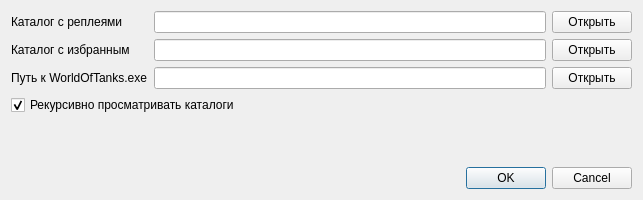
<?xml version="1.0" encoding="UTF-8"?>
<ui version="4.0">
 <class>SettingWidget</class>
 <widget class="QDialog" name="SettingWidget">
  <property name="geometry">
   <rect>
    <x>0</x>
    <y>0</y>
    <width>643</width>
    <height>200</height>
   </rect>
  </property>
  <property name="minimumSize">
   <size>
    <width>600</width>
    <height>200</height>
   </size>
  </property>
  <property name="maximumSize">
   <size>
    <width>800</width>
    <height>200</height>
   </size>
  </property>
  <property name="windowTitle">
   <string>Настройки</string>
  </property>
  <layout class="QVBoxLayout" name="verticalLayout_4">
   <item>
    <layout class="QHBoxLayout" name="horizontalLayout_3">
     <item>
      <layout class="QHBoxLayout" name="horizontalLayout">
       <item>
        <layout class="QVBoxLayout" name="verticalLayout">
         <item>
          <widget class="QLabel" name="IPathToReplays">
           <property name="text">
            <string>Каталог с реплеями</string>
           </property>
          </widget>
         </item>
         <item>
          <widget class="QLabel" name="iPathToFavorite">
           <property name="text">
            <string>Каталог с избранным</string>
           </property>
          </widget>
         </item>
         <item>
          <widget class="QLabel" name="iPathToWot">
           <property name="enabled">
            <bool>true</bool>
           </property>
           <property name="text">
            <string>Путь к WorldOfTanks.exe</string>
           </property>
          </widget>
         </item>
        </layout>
       </item>
       <item>
        <layout class="QVBoxLayout" name="verticalLayout_2">
         <item>
          <widget class="QLineEdit" name="PathToReplays"/>
         </item>
         <item>
          <widget class="QLineEdit" name="PathToFavorite"/>
         </item>
         <item>
          <widget class="QLineEdit" name="PathToWot">
           <property name="enabled">
            <bool>true</bool>
           </property>
          </widget>
         </item>
        </layout>
       </item>
       <item>
        <layout class="QVBoxLayout" name="verticalLayout_3">
         <item>
          <widget class="QPushButton" name="PathToReplaysButton">
           <property name="text">
            <string>Открыть</string>
           </property>
          </widget>
         </item>
         <item>
          <widget class="QPushButton" name="PathToFavoriteButton">
           <property name="text">
            <string>Открыть</string>
           </property>
          </widget>
         </item>
         <item>
          <widget class="QPushButton" name="PathToWotButton">
           <property name="text">
            <string>Открыть</string>
           </property>
          </widget>
         </item>
        </layout>
       </item>
      </layout>
     </item>
    </layout>
   </item>
   <item>
    <widget class="QCheckBox" name="RecursiveCatalog">
     <property name="text">
      <string>Рекурсивно просматривать каталоги</string>
     </property>
     <property name="checked">
      <bool>true</bool>
     </property>
     <property name="tristate">
      <bool>false</bool>
     </property>
    </widget>
   </item>
   <item>
    <spacer name="verticalSpacer">
     <property name="orientation">
      <enum>Qt::Vertical</enum>
     </property>
     <property name="sizeHint" stdset="0">
      <size>
       <width>20</width>
       <height>18</height>
      </size>
     </property>
    </spacer>
   </item>
   <item>
    <layout class="QHBoxLayout" name="horizontalLayout_2">
     <item>
      <spacer name="horizontalSpacer_2">
       <property name="orientation">
        <enum>Qt::Horizontal</enum>
       </property>
       <property name="sizeHint" stdset="0">
        <size>
         <width>40</width>
         <height>20</height>
        </size>
       </property>
      </spacer>
     </item>
     <item>
      <widget class="QDialogButtonBox" name="buttonBox">
       <property name="orientation">
        <enum>Qt::Horizontal</enum>
       </property>
       <property name="standardButtons">
        <set>QDialogButtonBox::Cancel|QDialogButtonBox::Ok</set>
       </property>
      </widget>
     </item>
    </layout>
   </item>
  </layout>
 </widget>
 <resources/>
 <connections>
  <connection>
   <sender>buttonBox</sender>
   <signal>accepted()</signal>
   <receiver>SettingWidget</receiver>
   <slot>accept()</slot>
   <hints>
    <hint type="sourcelabel">
     <x>248</x>
     <y>254</y>
    </hint>
    <hint type="destinationlabel">
     <x>157</x>
     <y>274</y>
    </hint>
   </hints>
  </connection>
  <connection>
   <sender>buttonBox</sender>
   <signal>rejected()</signal>
   <receiver>SettingWidget</receiver>
   <slot>reject()</slot>
   <hints>
    <hint type="sourcelabel">
     <x>316</x>
     <y>260</y>
    </hint>
    <hint type="destinationlabel">
     <x>286</x>
     <y>274</y>
    </hint>
   </hints>
  </connection>
 </connections>
</ui>
